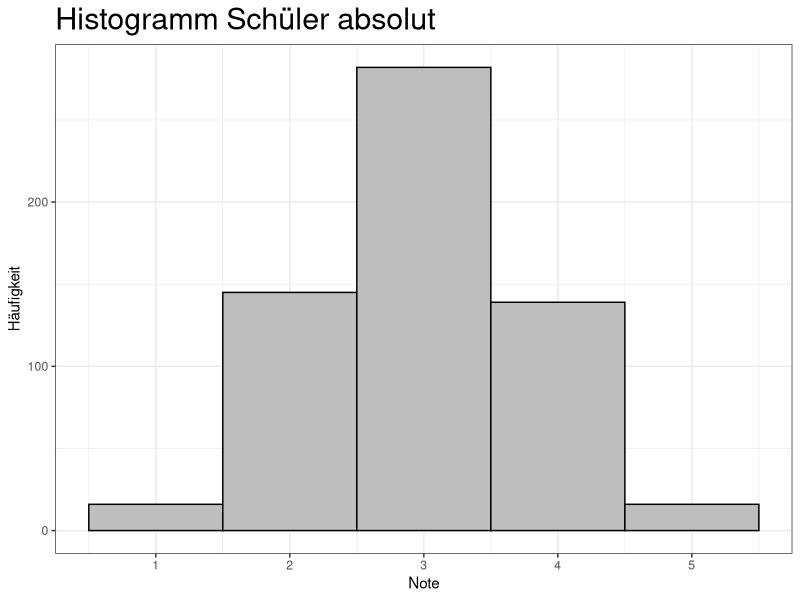
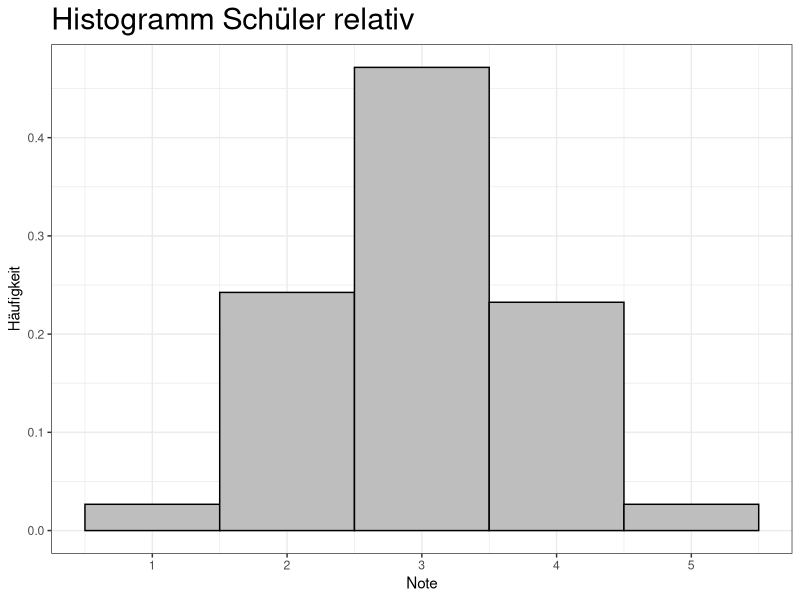
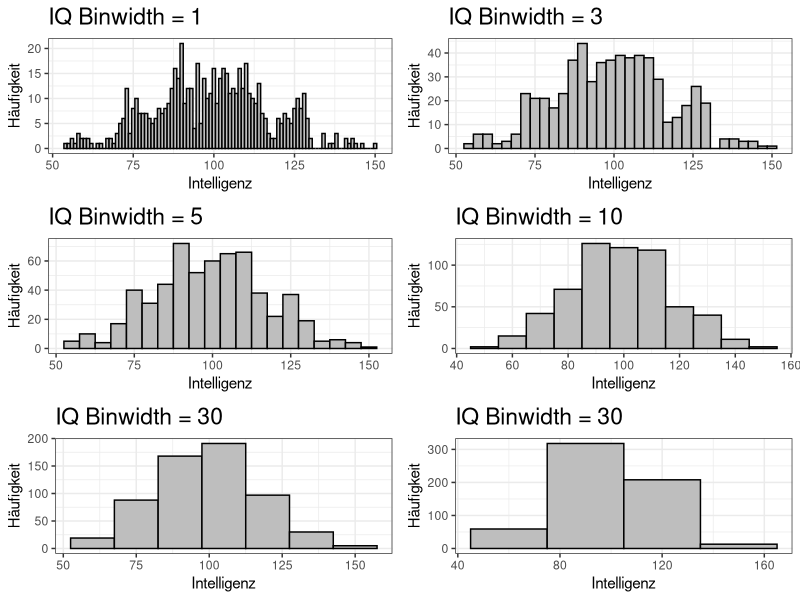

These figures' R source, in order:
##################################################################
#
# 02_Univariate deskriptive Statistik 1
# Kapitel 5.1 - 5.3
#
# Albert-Ludwigs-Universität Freiburg
# Institut für Erziehungswissenschaft
# SS 2014
# Studienfach: Bildungswissenschaft und Bildungsmanagement (B.A.)
# Seminar: Statistik I
# 09.04.2014
#
###################################################################

library(ggplot2)
library(grid)
library(gridExtra)

# **************** 5.2 Tabellarische Darstellung von Häufigkeitsverteilungen *********

# 5.2
# Dataframe Noten
schueler <- as.data.frame(c(rep(1,16), rep(2,145), rep(3,282), rep(4,139), rep(5,16)))
# Der einzigen Spalte einen Namen geben
colnames(schueler) <- c("Noten")

# Histogram der absoluten Häufigkeiten
histNotenAbs <- ggplot(schueler, aes(x=Noten))
histNotenAbs + geom_histogram(binwidth = 1, colour="black", fill="grey") + labs(title="Histogramm Schüler absolut", x="Note", y="Häufigkeit") + theme_bw() + theme(plot.title = element_text(size = rel(2)))

# Histogramm der relativen Häufigkeiten
histNotenRel <- ggplot(schueler, aes(x=Noten))
histNotenRel + geom_histogram(binwidth = 1, aes(y = (..count..)/sum(..count..)), colour="black", fill="grey") + labs(title="Histogramm Schüler relativ", x="Note", y="Häufigkeit") + theme_bw() + theme(plot.title = element_text(size = rel(2)))

# Häufigkeiten absolut und relativ
prop.table(table(schueler$Noten))*100
table(schueler$Noten)
sum(prop.table(table(schueler$Noten))) # Sanity check, dass die Prozente auch 1 ergeben

# Percentile, Quantile und Median anzeigen
quantile(schueler$Noten, c(.25, .50, .75))
quantile(schueler$Noten, seq(0, 1, by = .1))


# **************** 5.3 Grafische Darstellung von Häufigkeitsverteilungen *************

# 5.3.2 Stamm-Blatt Diagramm
# IQ-Daten als Dataframe
iqStudie <- as.data.frame(c(85, 87, 88, 96, 96, 97, 101, 103, 124, 127))
colnames(iqStudie) <- c("IQ")
stem(iqStudie$IQ)

# 5.3.3 Histogram
# Intelligenzdaten
# Der folgende Vector erzeugt ähnliche Werte wie sie in Kapitel 5.3.3 (S. 66) dargestellt werden
iq <- c(54, sample(55:69, 21, replace=T), sample(70:84, 100, replace=T), sample(85:99, 174, replace=T), sample(100:114, 192, replace=T), sample(115:129, 92, replace=T), sample(130:144, 16, replace=T), 146, 150)
# Erzeuge Dataframe aus vector
iqStudie2 <- as.data.frame(iq)
colnames(iqStudie2) <- c("IQ")
#
# Create Histograms
# Binwidth = 1
histIQBar1 <- ggplot(iqStudie2, aes(x=IQ)) + geom_histogram(binwidth=1, colour="black", fill="grey") + labs(title="IQ Binwidth = 1", x="Intelligenz", y="Häufigkeit") + theme_bw() + theme(plot.title = element_text(size = rel(1.5)))
#
# Binwidth = 3
histIQBar2 <- ggplot(iqStudie2, aes(x=IQ)) + geom_histogram(binwidth=3, colour="black", fill="grey") + labs(title="IQ Binwidth = 3", x="Intelligenz", y="Häufigkeit") + theme_bw() + theme(plot.title = element_text(size = rel(1.5)))
#
# Bindwidth = 5
histIQBar3 <- ggplot(iqStudie2, aes(x=IQ)) + geom_histogram(binwidth=5, colour="black", fill="grey") + labs(title="IQ Binwidth = 5", x="Intelligenz", y="Häufigkeit") + theme_bw() + theme(plot.title = element_text(size = rel(1.5)))
#
# Binwidth = 10
histIQBar4 <- ggplot(iqStudie2, aes(x=IQ)) + geom_histogram(binwidth=10, colour="black", fill="grey") + labs(title="IQ Binwidth = 10", x="Intelligenz", y="Häufigkeit") + theme_bw() + theme(plot.title = element_text(size = rel(1.5)))
#
# Binwidth = 15
histIQBar5 <- ggplot(iqStudie2, aes(x=IQ)) + geom_histogram(binwidth=15, colour="black", fill="grey") + labs(title="IQ Binwidth = 30", x="Intelligenz", y="Häufigkeit") + theme_bw() + theme(plot.title = element_text(size = rel(1.5)))
#
# Bindwidth = 30
histIQBar6 <- ggplot(iqStudie2, aes(x=IQ)) + geom_histogram(binwidth=30, colour="black", fill="grey") + labs(title="IQ Binwidth = 30", x="Intelligenz", y="Häufigkeit") + theme_bw() + theme(plot.title = element_text(size = rel(1.5)))
#
grid.arrange(histIQBar1, histIQBar2, histIQBar3, histIQBar4, histIQBar5, histIQBar6, ncol=2)
